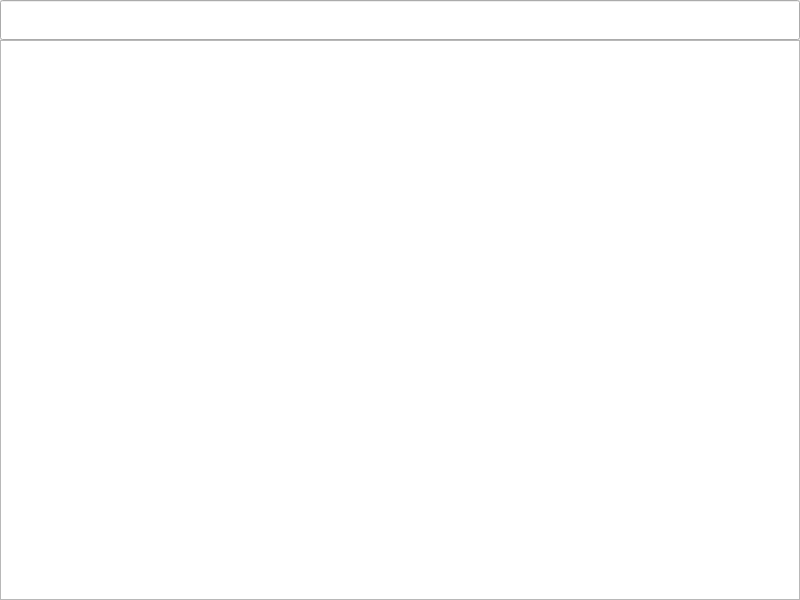
<?xml version="1.0" encoding="UTF-8"?>
<ui version="4.0">
 <class>Dialog</class>
 <widget class="QDialog" name="Dialog">
  <property name="geometry">
   <rect>
    <x>0</x>
    <y>0</y>
    <width>800</width>
    <height>600</height>
   </rect>
  </property>
  <property name="windowTitle">
   <string>Dialog</string>
  </property>
  <widget class="QTextEdit" name="textEdit">
   <property name="geometry">
    <rect>
     <x>0</x>
     <y>40</y>
     <width>800</width>
     <height>560</height>
    </rect>
   </property>
  </widget>
  <widget class="QLineEdit" name="lineEdit">
   <property name="geometry">
    <rect>
     <x>0</x>
     <y>0</y>
     <width>800</width>
     <height>40</height>
    </rect>
   </property>
  </widget>
 </widget>
 <resources/>
 <connections/>
</ui>
